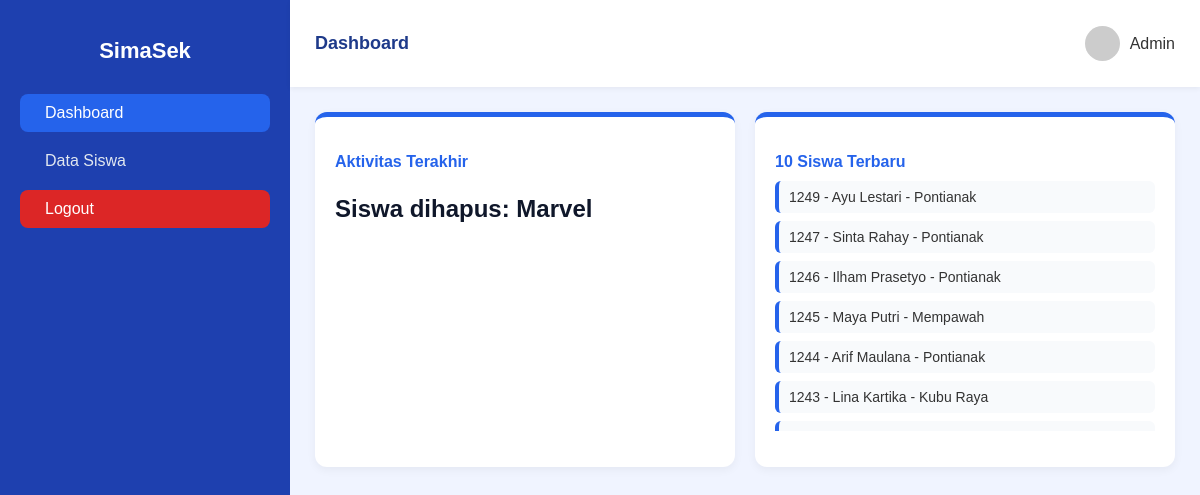
The app's page /admin/index.php with its own data.
### tables this page shows
CREATE TABLE `aktivitas_terakhir` (
  `id` int NOT NULL,
  `action` varchar(255) NOT NULL
);

CREATE TABLE `user` (
  `id` int NOT NULL,
  `role` varchar(100) NOT NULL,
  `email` varchar(100) NOT NULL,
  `password` varchar(100) NOT NULL,
  `nama_lengkap` varchar(100) NOT NULL,
  `tempat_lahir` varchar(100) NOT NULL,
  `tanggal_lahir` date NOT NULL,
  `alamat` varchar(100) NOT NULL,
  `nis` decimal(8,0) NOT NULL
);

### admin/index.php (the view, shortened to what this page needs)
<?php
include_once __DIR__ . '/../connection.php';
function siswaTerbaru() {
  global $db;
  $result = $db->query("SELECT nis, nama_lengkap, tempat_lahir FROM user WHERE role='siswa' ORDER BY id DESC LIMIT 10");
  $list = [];
  if ($result) {
    while ($row = $result->fetch_assoc()) {
      $list[] = $row;
    }
  }
  return $list;
}
function aktivitasTerakhir() {
  global $db;
  $result = $db->query("SELECT * from aktivitas_terakhir ORDER BY id DESC LIMIT 1");
  $list = [];
  if ($result) {
    while ($row = $result->fetch_assoc()) {
      $list[] = $row;
    }
  }
  return $list;
}
?>
<!DOCTYPE html>
<html lang="id">
<head>
  <link rel="stylesheet" href="https://cdn.jsdelivr.net/npm/remixicon@3.5.0/fonts/remixicon.css">
</head>
<body>
  <aside class="sidebar">
    <h2 class="logo">SimaSek</h2>
    <nav>
      <a href="#" class="active"><i class="ri-dashboard-3-line"></i> <span>Dashboard</span></a>
      <a href="/admin/datasiswa.php"><i class="ri-group-line"></i> <span>Data Siswa</span></a>
      <a href="/logout.php" class="logout"><i class="ri-logout-box-line"></i> <span>Logout</span></a>
    </nav>
  </aside>
  <main class="content">
    <header class="topbar">
      <p>Dashboard</p>
      <div class="profile">
        <img src="https://ui-avatars.com/api/?name=A&background=2563eb&color=fff" alt="Admin">
        <span>Admin</span>
      </div>
    </header>
    <section class="dashboard">
      <div class="card">
        <h3>Aktivitas Terakhir</h3>
        <?php foreach (aktivitasTerakhir() as $aktivitas): ?>
        <p><?= htmlspecialchars($aktivitas['action']) ?></p>
        <?php endforeach; ?>
      </div>
      <div class="card">
        <h3>10 Siswa Terbaru</h3>
        <ul class="latest-list" id="siswaList">
          <?php foreach (siswaTerbaru() as $siswa): ?>
            <li><?= htmlspecialchars($siswa['nis']) ?> - <?= htmlspecialchars($siswa['nama_lengkap']) ?> - <?= htmlspecialchars($siswa['tempat_lahir']) ?></li>
          <?php endforeach; ?>
        </ul>
      </div>
    </section>
  </main>
</body>
</html>

### admin/index.php (style rules this page uses)
body { margin: 0; font-family: 'Poppins', sans-serif; background: #f0f4ff; display: flex; min-height: 100vh; color: #333; }
.sidebar { width: 250px; background: #1e40af; color: #fff; display: flex; flex-direction: column; padding: 20px; }
.logo { font-size: 22px; font-weight: 600; margin-bottom: 30px; text-align: center; }
nav a { color: #e2e8f0; text-decoration: none; padding: 10px 15px; border-radius: 8px; display: flex; align-items: center; gap: 10px; margin-bottom: 10px; transition: background 0.3s; }
nav a.active, nav a:hover { background: #2563eb; color: #fff; }
nav a.logout { margin-top: auto; background: #dc2626; color: white; text-align: center; }
.content { flex: 1; display: flex; flex-direction: column; }
.topbar { background: #fff; box-shadow: 0 2px 5px rgba(0,0,0,0.05); padding: 15px 25px; display: flex; justify-content: space-between; align-items: center; }
.topbar p { font-size: 18px; font-weight: 600; color: #1e3a8a; }
.profile { display: flex; align-items: center; gap: 10px; }
.profile img { width: 35px; height: 35px; border-radius: 50%; }
.dashboard { padding: 25px; display: grid; grid-template-columns: repeat(auto-fit, minmax(250px, 1fr)); gap: 20px; }
.card { background: white; border-radius: 12px; box-shadow: 0 3px 10px rgba(0,0,0,0.05); padding: 20px; transition: transform 0.2s; border-top: 5px solid #2563eb; }
.card h3 { font-size: 16px; margin-bottom: 10px; color: #2563eb; }
.card p { font-size: 24px; font-weight: bold; color: #0f172a; }
.latest-list { list-style: none; padding: 0; margin-top: 10px; max-height: 250px; overflow-y: auto; }
.latest-list li { background: #f8fafc; margin-bottom: 8px; border-radius: 6px; padding: 8px 10px; font-size: 14px; border-left: 4px solid #2563eb; }

### records on screen
aktivitas_terakhir: action "Siswa dihapus: Marvel"
user: nis "1249", nama_lengkap "Ayu Lestari", tempat_lahir "Pontianak"
user: nis "1247", nama_lengkap "Sinta Rahay", tempat_lahir "Pontianak"
user: nis "1246", nama_lengkap "Ilham Prasetyo", tempat_lahir "Pontianak"
user: nis "1245", nama_lengkap "Maya Putri", tempat_lahir "Mempawah"
user: nis "1244", nama_lengkap "Arif Maulana", tempat_lahir "Pontianak"
user: nis "1243", nama_lengkap "Lina Kartika", tempat_lahir "Kubu Raya"
